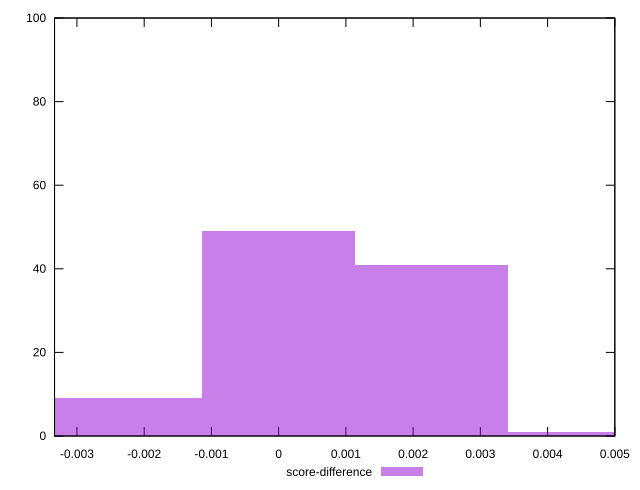

Generate this figure with gnuplot:
reset

$scoreDifference <<EOF
-0.0022748607928268208 9
0 49
0.0045497215856536415 1
0.0022748607928268208 41
EOF

set key outside below
set boxwidth 0.0022748607928268208
set xrange [-0.0033333333333334103:0.0050000000000000044]
set yrange [0:100]
set trange [0:100]
set style fill transparent solid 0.5 noborder
set terminal svg size 640, 490 enhanced background rgb 'white'
set output "report_00008_2021-01-22T20:58:29.167/uses-http2/samples/pages+cached/score-difference/histogram.svg"

plot $scoreDifference title "score-difference" with boxes

reset
